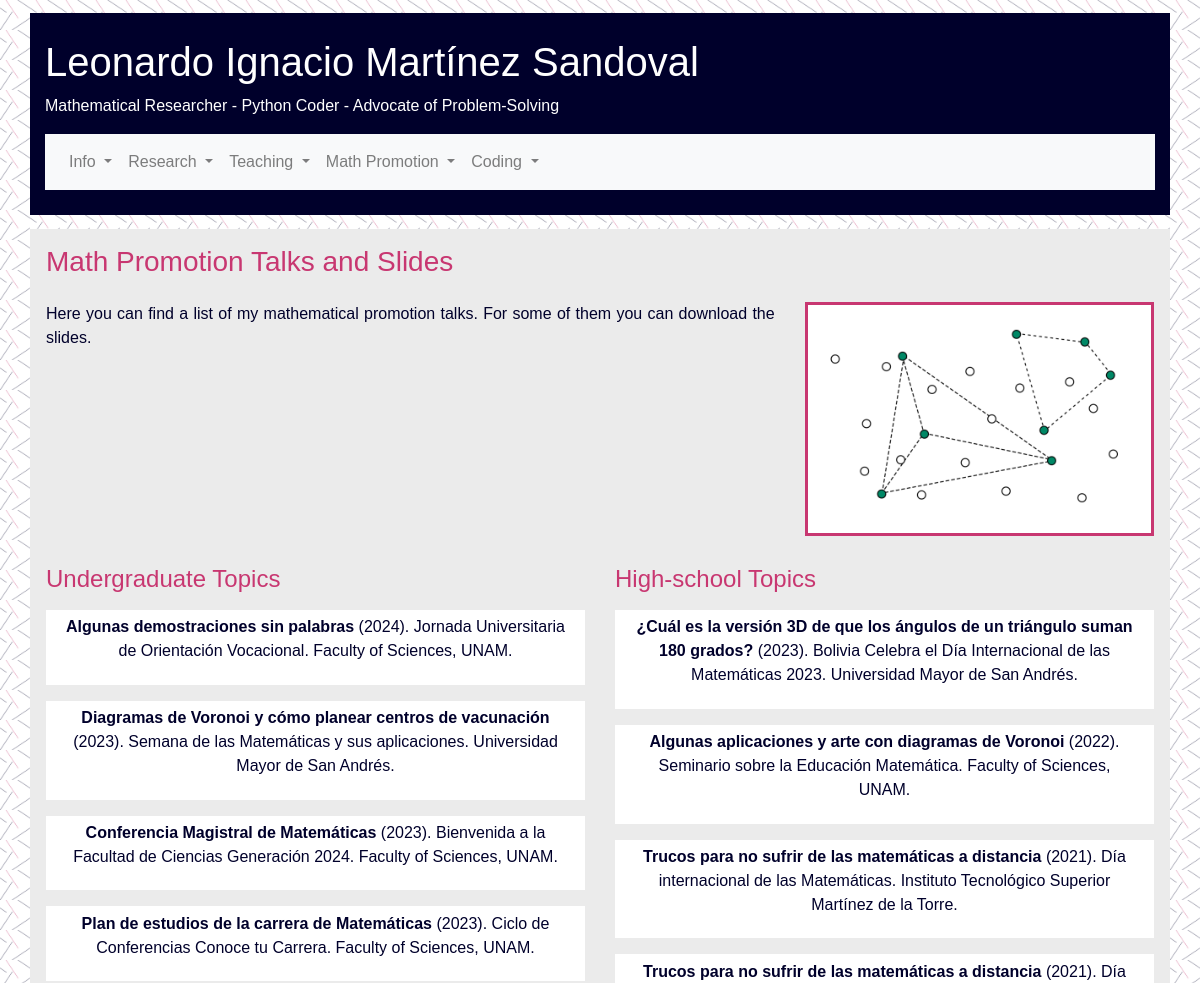
Page /tpromotion (upper part) on the earlier database version.
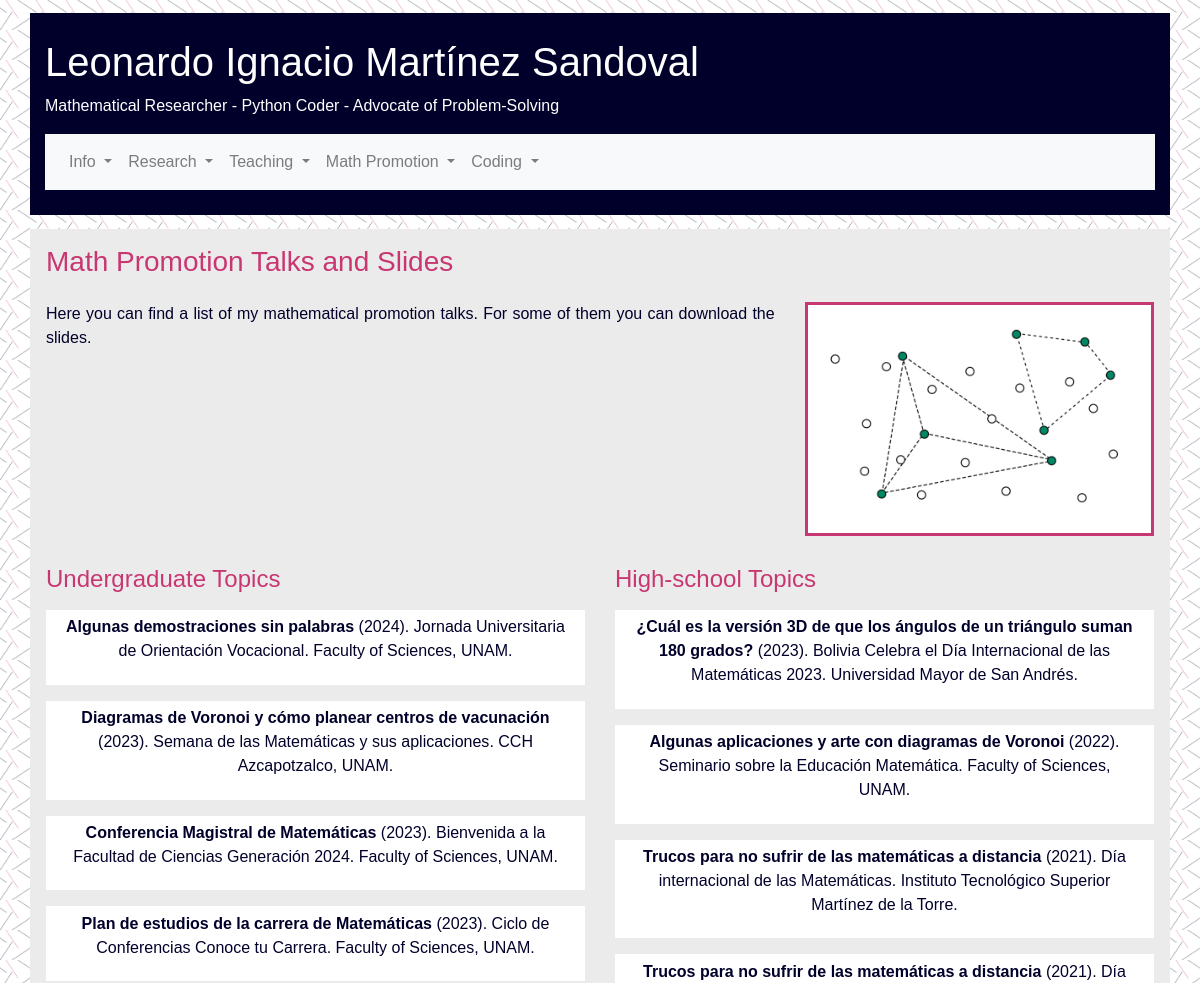
Same page on the later database version.
### personalpage/models.py (models this page shows, shortened)
class Talk(db.Model):
    __tablename__ = 'talk'
    id = db.Column(db.Integer, primary_key=True)
    date = db.Column(db.Date(), default=date.today())
    title = db.Column(db.String(80), unique=True, nullable=False)
    slides = db.Column(db.String(140))
    event = db.Column(db.String(140), nullable=False)
    event_type =  db.Column(db.String(80), nullable=False)
    event_type_spa = db.Column(db.String(80), nullable=False)
    institution = db.Column(db.Integer, db.ForeignKey('institution.id'))
    location = db.Column(db.Integer, db.ForeignKey('location.id'))

class Institution(db.Model):
    __tablename__ = 'institution'
    id = db.Column(db.Integer, primary_key=True)
    name = db.Column(db.String(80), unique=True, nullable=False)
    name_spa = db.Column(db.String(80), unique=True, nullable=False)
    location = db.Column(db.Integer, db.ForeignKey('location.id'))

### personalpage/cv.py (the view)
@app.route("/tpromotion")
def tpromotion():
    talks = Talk.query\
        .select_from(Talk)\
        .join(Institution)\
        .join(Location,Talk.location==Location.id)\
        .add_entity(Institution)\
        .add_entity(Location)\
        .all()
    return render_template("personalpage/tpromotion.html", talks=talks)

### personalpage/templates/personalpage/tpromotion.html (shortened to what this page needs)
{% extends "body_template.html" %}
    {% block content %}
    <div class="container outter pl-3 pr-3 pt-3">
        <h3>Math Promotion Talks and Slides</h3>
        <div class="row pt-3">
            <div class="col-md-8 padded">
            <p style="text-align: justify"> Here you can find a list of my mathematical promotion talks. For some of them you can
                download the slides. </p>
        </div>
        <div class="col-md-4 padded" id="data">
            <div class="blockitem">
                <img class="img-fluid" src="/static/small-angles.png"></img>
            </div>
        </div>
        </div>
        <div class="row pt-3">
            <div class="col-lg-6 padded">
                <h4> Undergraduate Topics </h4>
                    {% for item in talks | sort(attribute='Talk.date', reverse = True) %}
                    {% if item.Talk.event_type == "p_ug" %}
                    <div class="paperitem wrapper mb-3 mt-3">
                        <div class="prob-info">
                            <p><strong> {{ item.Talk.title }}</strong> ({{item.Talk.date.strftime('%Y')}}). {{ item.Talk.event }}. {{ item.Institution.name + '.' if item.Institution.name }}
                        </div>
                    </div>
                    {% endif %}
                    {% endfor %}
            </div>
            <div class="col-lg-6 padded">
                <h4> High-school Topics </h4>
                {% for item in talks | sort(attribute='Talk.date', reverse = True) %}
                {% if item.Talk.event_type == "p_hs" %}
                <div class="paperitem wrapper mb-3 mt-3">
                    <div class="prob-info">
                        <p><strong> {{ item.Talk.title }}</strong> ({{item.Talk.date.strftime('%Y')}}). {{ item.Talk.event }}. {{ item.Institution.name + '.' if item.Institution.name }}
                    </div>
                </div>
                {% endif %}
                {% endfor %}
            </div>
        </div>
    </div>
    {% endblock %}

### personalpage/templates/body_template.html (shortened to what this page needs)
<!DOCTYPE html>
<html lang="en" itemscope itemtype="http://schema.org/Person">
<head>
    <link rel="stylesheet" type="text/css" href="/static/bootstrap/css/bootstrap.min.css">
    <link rel="stylesheet" href="/static/personal.css" />
    <link rel="stylesheet" href="/static/convertex.css" />
</head>
<body onload="gosection();">
     {% block header %}
    <header class="container">
        <h1>
            <a href="/">
                Leonardo Ignacio Martínez Sandoval
            </a>
        </h1>
        <p>
            <span class="smallhead">- </span> Mathematical Researcher
            <br class="smallhead"> - Python Coder
            <br class="smallhead"> - Advocate of Problem-Solving
        </p>
        <nav class="navbar navbar-expand-lg navbar-light bg-light">
            <div class="collapse navbar-collapse" id="navbarSupportedContent">
              <ul class="navbar-nav mr-auto">
                <li class="nav-item dropdown">
                  <a class="nav-link dropdown-toggle" href="#" id="navbarDropdown" role="button" data-toggle="dropdown" aria-haspopup="true" aria-expanded="false">
                    Info
                  </a>
                </li>
                <li class="nav-item dropdown">
                    <a class="nav-link dropdown-toggle" href="#" id="navbarDropdown" role="button" data-toggle="dropdown" aria-haspopup="true" aria-expanded="false">
                      Research
                    </a>
                  </li>
                  <li class="nav-item dropdown">
                    <a class="nav-link dropdown-toggle" href="#" id="navbarDropdown" role="button" data-toggle="dropdown" aria-haspopup="true" aria-expanded="false">
                      Teaching
                    </a>
                  </li>
                  <li class="nav-item dropdown">
                    <a class="nav-link dropdown-toggle" href="#" id="navbarDropdown" role="button" data-toggle="dropdown" aria-haspopup="true" aria-expanded="false">
                      Math Promotion
                    </a>
                  </li>
                  <li class="nav-item dropdown">
                    <a class="nav-link dropdown-toggle" href="#" id="navbarDropdown" role="button" data-toggle="dropdown" aria-haspopup="true" aria-expanded="false">
                      Coding
                    </a>
                  </li>
              </ul>
            </div>
          </nav>
    </header>
     {% endblock %}
    {% block content %}
    {% endblock %}
</body>
</html>

### personalpage/static/personal.css (style rules this page uses)
a { color:rgb(200,55,113); }
body { background-image: url("/static/background.png"); background-repeat: repeat; background-size: 30px; color: rgb(0,0,43); font-family: 'Calibri Light', Calibri, 'Gill Sans', 'Gill Sans MT', 'Trebuchet MS', sans-serif; }
div.container.outter { background-color: rgb(235,235,235); }
header,footer { margin-top: 10pt; margin-bottom:10pt; padding: 25px 35px 25px 35px; color:white; background-color: rgb(0,0,43); }
div.blockitem { border-style: solid; border-color: rgb(200,55,113); text-align: center; padding:2%; margin-bottom:10pt; background-color: white; }
div.paperitem { text-align: center; margin-top: 15pt; background-color: white; }
div.prob-info { padding:1% 3%; }
div.wrapper { float:none; overflow: hidden; }
h4, h3 { color: rgb(200,55,113); }
h1 a { color:white; text-decoration-line: none; }

Differences in the rows shown:
changed Talk "Diagramas de Voronoi y cómo planear centros de vacunación": Institution "Universidad Mayor de San Andrés." → "CCH Azcapotzalco, UNAM."
